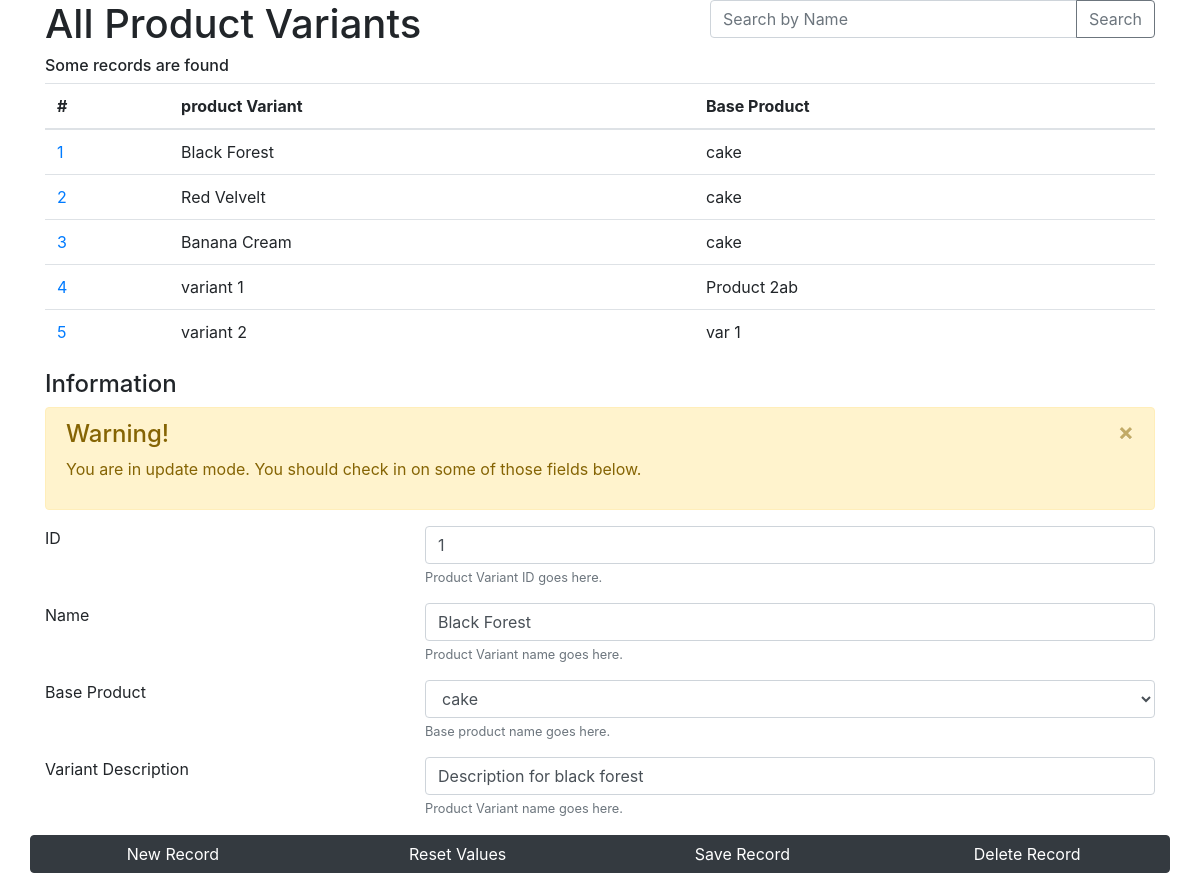
The page /personalize/personalize/product_variants.php?id=1&product_id=1 on the database its author committed.
### tables this page shows
CREATE TABLE `tbl_product_variant` (
  `id` int(11) NOT NULL,
  `product_id` int(11) NOT NULL,
  `variant_name` varchar(30) NOT NULL,
  `variant_description` varchar(100) NOT NULL
);

CREATE TABLE `tbl_product` (
  `id` int(11) NOT NULL,
  `name` varchar(20) NOT NULL
);

### personalize/personalize/product_variant.php (called while the page is built, shortened)
<?php
class ProductVariant{
    private $conn;
	public $id;
	public $product_id;
	public function __construct($db){
        $this->conn = $db;
    }
    public function getRecordList(){
		$Byid =!empty($this->id)?"where `tbl_product_variant`.`id`= :Id":"";
		$ByProductid =!empty($this->product_id)?" AND `tbl_product_variant`.`product_id`= :product_id":"";
		$query = "SELECT `tbl_product_variant`.`id`, `tbl_product`.`name`, `tbl_product_variant`.`product_id`, `tbl_product_variant`.`variant_name`,`tbl_product_variant`.`variant_description`
					FROM `tbl_product_variant` left join `tbl_product`
					on `tbl_product`.`id` = `tbl_product_variant`.`product_id`
					{$Byid} {$ByProductid} ";
		$stmt = $this->conn->prepare($query);
        $this->id=htmlspecialchars(strip_tags($this->id));
		$this->product_id=htmlspecialchars(strip_tags($this->product_id));
		if(isset($this->id)){
			$stmt->bindParam(':Id', $this->id);
		}
		if(isset($this->product_id)){
			$stmt->bindParam(':product_id', $this->product_id);
		}
        $stmt->execute();
        return $stmt;
	}
}
?>

### personalize/personalize/product.php (called while the page is built, shortened)
<?php
class Product{
    private $conn;
	public $id;
	public $name;
	public function __construct($db){
        $this->conn = $db;
    }
    public function getRecordList(){
		$Byid =!empty($this->id)?"where `id`=:Id":"";
		$Byname =!empty($this->name)?"where `name` like '%".$this->name."%' ":"";
		$query = "SELECT
					`id`,
					`name`
				FROM `tbl_product`
				 {$Byid} {$Byname}";
        $stmt = $this->conn->prepare($query);
        $this->id=htmlspecialchars(strip_tags($this->id));
		if(isset($this->id))
			$stmt->bindParam(':Id', $this->id);
        $stmt->execute();
        return $stmt;
	}
}
?>

### personalize/personalize/product_variants.php (the view, shortened to what this page needs)
<?php
    include_once 'product_variant.php';
	include_once 'product.php';
    $database = new Database();
    $db = $database->nconnect();
	include_once 'commonfe.php';
?>
<!doctype html>
<html lang="en">
  <head>
  </head>
  <body>
  <div class="container">
	<div class="row">
		<div class="col-12 col-md-7">
			<h1>All Product Variants</h1>
		</div>
		<div class="col-12 col-md-5">
			<form name="search" action="product_variants.php" method="post">
			<div class="input-group mb-3">
			  <input type="text" name="searchname" class="form-control" placeholder="Search by Name" aria-label="Product Variant name" aria-describedby="btnSearch">
			  <div class="input-group-append">
				<input type="submit" class="btn btn-outline-secondary" value="Search" id="btnSearch"/>
			  </div>
			</div>
			</form>
		</div>
	</div>
    <?php
	$productVariant = new ProductVariant($db);
	$result = $productVariant->getRecordList();
    $num = $result->rowCount();
	if($num > 0){
		echo "<h6> Some records are found </h6>";
		?>
		<table class="table">
		<thead>
			<tr>
			  <th scope="col">#</th>
			  <th scope="col">product Variant </th>
			  <th scope="col">Base Product </th>
			</tr>
		</thead>
		<tbody>
		<?php
		while($row = $result->fetch(PDO::FETCH_ASSOC)){
            extract($row);
?>
			<tr>
				<td><a href="product_variants.php?id=<?php echo $id; ?>&product_id=<?php echo $product_id; ?>"><?php echo $id; ?></a>
				</td>
				<td>
				<?php echo $variant_name; ?>
				</td>
				<td>
				<?php echo $name; ?>
				</td>
			</tr>
<?php
		}
	}else{
		echo "<tr><td colspan=2> No records found<td></tr>";
	}
?>
		</tbody>
		</table>
<?php
	if( isset($_GET["id"]) && isset($_GET["product_id"]) ){
		$productVariant->id =!empty($_GET["id"])?$_GET["id"]:"";
		$productVariant->product_id =!empty($_GET["product_id"])?$_GET["product_id"]:"";
		$result = $productVariant->getRecordList();
		$num = $result->rowCount();
		if($num > 0){
			echo "<h4> Information </h4>";
			while($row = $result->fetch(PDO::FETCH_ASSOC)){
				extract($row);
?>
			<div class="alert alert-warning alert-dismissible fade show" role="alert">
			  <h4 class="alert-heading">Warning!</h4>
			  <p>You are in update mode. You should check in on some of those fields below. </p>
			  <button type="button" class="close" data-dismiss="alert" aria-label="Close">
				<span aria-hidden="true">&times;</span>
			  </button>
			</div>
			<form name="f1" action="product_variant_SUD.php" method="post">
			<div class="row">
			<div class="col-12 col-">
				<div class="form-group">
					<div class="row">
					<div class="col-12 col-md-4 ">
						<label class="dyn-text" for="id">ID</label>
					</div>
					<div class="col-12 col-md-8">
						<input type="text" name="id" class="form-control" value="<?php echo $id; ?>" id="exampleInputEmail1" aria-describedby="idHelp" placeholder="Product ID">
						<small id="idHelp" class="form-text text-muted">Product Variant ID goes here.</small>
					</div>
					</div>
				</div>
				<div class="form-group">
					<div class="row">
					<div class="col-12 col-md-4 ">
						<label class="dyn-text" for="variant_name">Name</label>
						</div>
					<div class="col-12 col-md-8">
						<input type="text" name="variant_name" class="form-control" value="<?php echo $variant_name; ?>" id="variant_name" aria-describedby="nameHelp" placeholder="Product Variant Name">
						<small id="nameHelp" class="form-text text-muted">Product Variant name goes here.</small>
					</div>
					</div>
				</div>
				<div class="form-group">
					<div class="row">
					<div class="col-12 col-md-4 ">
						<label class="dyn-text" for="name">Base Product </label>
						</div>
					<div class="col-12 col-md-8">
					<select name="product_id" class="form-control">
<?php
				if( isset($_GET["id"]) && isset($_GET["product_id"]) ){
					$product = new Product($db);
					$result = $product->getRecordList();
					$num = $result->rowCount();
					if($num > 0){
						while($row = $result->fetch(PDO::FETCH_ASSOC)){
							extract($row);
?>
						<option value="<?php echo $id ?>"
							<?php
							$selectflg = ($id == $_GET["product_id"])? "selected":"";
							echo $selectflg;
							?>
						><?php echo $name ?></option>
<?php
						}
					}
				}
?>
						</select >
						<small id="nameHelp" class="form-text text-muted">Base product name goes here.</small>
					</div>
					</div>
				</div>
				<div class="form-group">
					<div class="row">
					<div class="col-12 col-md-4 ">
						<label class="dyn-text" for="variant_description">Variant Description</label>
						</div>
					<div class="col-12 col-md-8">
						<input type="text" name="variant_description" class="form-control" value="<?php echo $variant_description; ?>" id="variant_description" aria-describedby="nameHelp" placeholder="Variant description">
						<small id="variant_descriptionHelp" class="form-text text-muted">Product Variant name goes here.</small>
					</div>
					</div>
				</div>
			</div>
			</div>
			<div class="row">
				<div class="btn-group special" role="group">
				<input type="button" class="btn btn-dark" name="new" value="New Record"/>
				<input type="button" class="btn btn-dark" name="Reset" value="Reset Values"/>
				<input type="submit" class="btn btn-dark" name="Save" value="Save Record"/>
				<input type="submit" class="btn btn-dark" name="Delete" value="Delete Record"/>
				</div>
			</div>
			</form>
<?php
			}
		}
	}else{
		echo "<br/> ID is not defined to show dedicated information view";
	}
?>
	</div>
  </body>
</html>

### personalize/personalize/css/custom.css (style rules this page uses)
.btn-group.special { display: flex; width:100%; overflow: auto; }
.special .btn { flex: 1!important; }

### rows shown on the page
tbl_product_variant: id "1", variant_name "Black Forest", product.name "cake", variant_description "Description for black forest"
tbl_product_variant: id "2", variant_name "Red Velvelt", product.name "cake"
tbl_product_variant: id "3", variant_name "Banana Cream", product.name "cake"
tbl_product_variant: id "4", variant_name "variant 1", product.name "Product 2ab"
tbl_product_variant: id "5", variant_name "variant 2", product.name "var 1"

### other values the page prints
form field product_id "cake"
